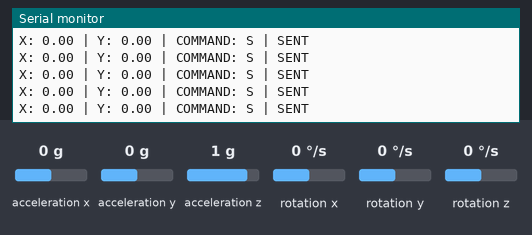
This sketch was run on a simulated ESP32. Parts: the last lines printed to the serial monitor. The inputs (shaded band) are chosen by the test bench; at power-on: acceleration x 0 g, acceleration y 0 g, acceleration z 1 g, rotation x 0 °/s, rotation y 0 °/s, rotation z 0 °/s.

Above: at 2.2 s.
2.3 s: acceleration x set to -1.4 g
At 2.37 s:
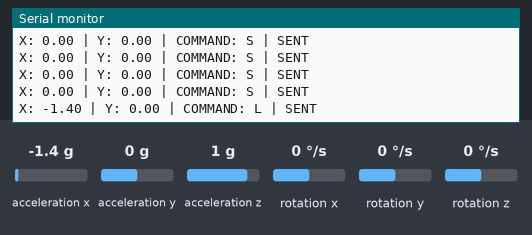
4.2 s: acceleration y set to -1.4 g
At 4.25 s:
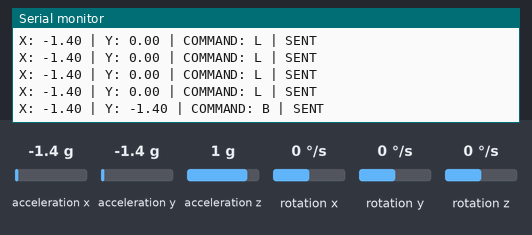
6.1 s: acceleration y set to 0.8 g
At 6.12 s:
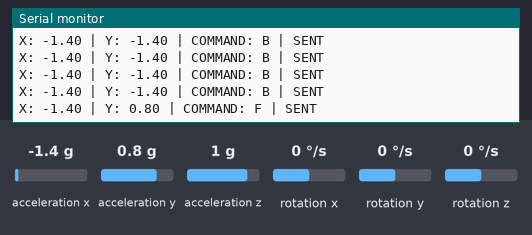

The sketch:

Hand_Controller_Code_main.ino
```cpp
#include <WiFi.h>
#include <esp_now.h>
#include <Wire.h>
#include <MPU6050.h>

MPU6050 mpu;

// =====================================================
// PUT YOUR CAR ESP32 MAC ADDRESS HERE: CAR MAC: 68:09:47:5E:D6:C8
// =====================================================

uint8_t carMAC[] = {
  0x68, 0x09, 0x47,
  0x5E, 0xD6, 0xC8
};


// =====================================================
// DATA STRUCTURE
// =====================================================

typedef struct {
  char command;
} ControlData;

ControlData data;


// =====================================================
// SETUP
// =====================================================

void setup() {

  Serial.begin(115200);
  delay(1000);

  // ===================================================
  // MPU6050
  // ===================================================

  Wire.begin(21, 22);

  Serial.println();
  Serial.println("Starting MPU6050...");

  mpu.initialize();

  Serial.println("MPU6050 Initialized");


  // ===================================================
  // WIFI
  // ===================================================

  WiFi.mode(WIFI_STA);

  Serial.println();
  Serial.print("CONTROLLER MAC: ");
  Serial.println(WiFi.macAddress());


  // ===================================================
  // ESP-NOW
  // ===================================================

  if (esp_now_init() != ESP_OK) {

    Serial.println("ESP-NOW INIT FAILED!");

    while (true) {
      delay(1000);
    }
  }

  Serial.println("ESP-NOW Initialized");


  // ===================================================
  // ADD CAR ESP32 AS PEER
  // ===================================================

  esp_now_peer_info_t peerInfo = {};

  memcpy(peerInfo.peer_addr, carMAC, 6);

  peerInfo.channel = 0;
  peerInfo.encrypt = false;


  if (esp_now_add_peer(&peerInfo) != ESP_OK) {

    Serial.println("FAILED TO ADD CAR PEER!");

    while (true) {
      delay(1000);
    }
  }

  Serial.println();
  Serial.println("==============================");
  Serial.println(" CONTROLLER READY");
  Serial.println("==============================");
}


// =====================================================
// LOOP
// =====================================================

void loop() {

  int16_t ax, ay, az;
  int16_t gx, gy, gz;


  // ===================================================
  // READ MPU6050
  // ===================================================

  mpu.getMotion6(
    &ax,
    &ay,
    &az,
    &gx,
    &gy,
    &gz
  );


  // ===================================================
  // CONVERT ACCELEROMETER
  // ±2G = 16384 LSB/G
  // ===================================================

  float X = ax / 16384.0;
  float Y = ay / 16384.0;


  // ===================================================
  // DEFAULT = STOP
  // ===================================================

  char command = 'S';


  // ===================================================
  // FORWARD
  // ===================================================

  if (Y > 0.35) {

    command = 'F';
  }


  // ===================================================
  // BACKWARD
  // ===================================================

  else if (Y < -0.35) {

    command = 'B';
  }


  // ===================================================
  // RIGHT
  // ===================================================

  else if (X > 0.35) {

    command = 'R';
  }


  // ===================================================
  // LEFT
  // ===================================================

  else if (X < -0.35) {

    command = 'L';
  }


  // ===================================================
  // STOP
  // ===================================================

  else {

    command = 'S';
  }


  // ===================================================
  // SAVE COMMAND
  // ===================================================

  data.command = command;


  // ===================================================
  // SEND COMMAND
  // ===================================================

  esp_err_t result = esp_now_send(
    carMAC,
    (uint8_t *)&data,
    sizeof(data)
  );


  // ===================================================
  // SERIAL MONITOR
  // ===================================================

  Serial.print("X: ");
  Serial.print(X, 2);

  Serial.print(" | Y: ");
  Serial.print(Y, 2);

  Serial.print(" | COMMAND: ");
  Serial.print(command);

  if (result == ESP_OK) {
    Serial.println(" | SENT");
  }
  else {
    Serial.println(" | SEND ERROR");
  }


  delay(100);
}
```

Measured:
- after the input at 2.3 s, the serial monitor: prints a new line after 0.07 s (image 1)
- after the input at 4.2 s, the serial monitor: prints a new line at once (image 2)
- after the input at 6.1 s, the serial monitor: prints a new line at once (image 3)
